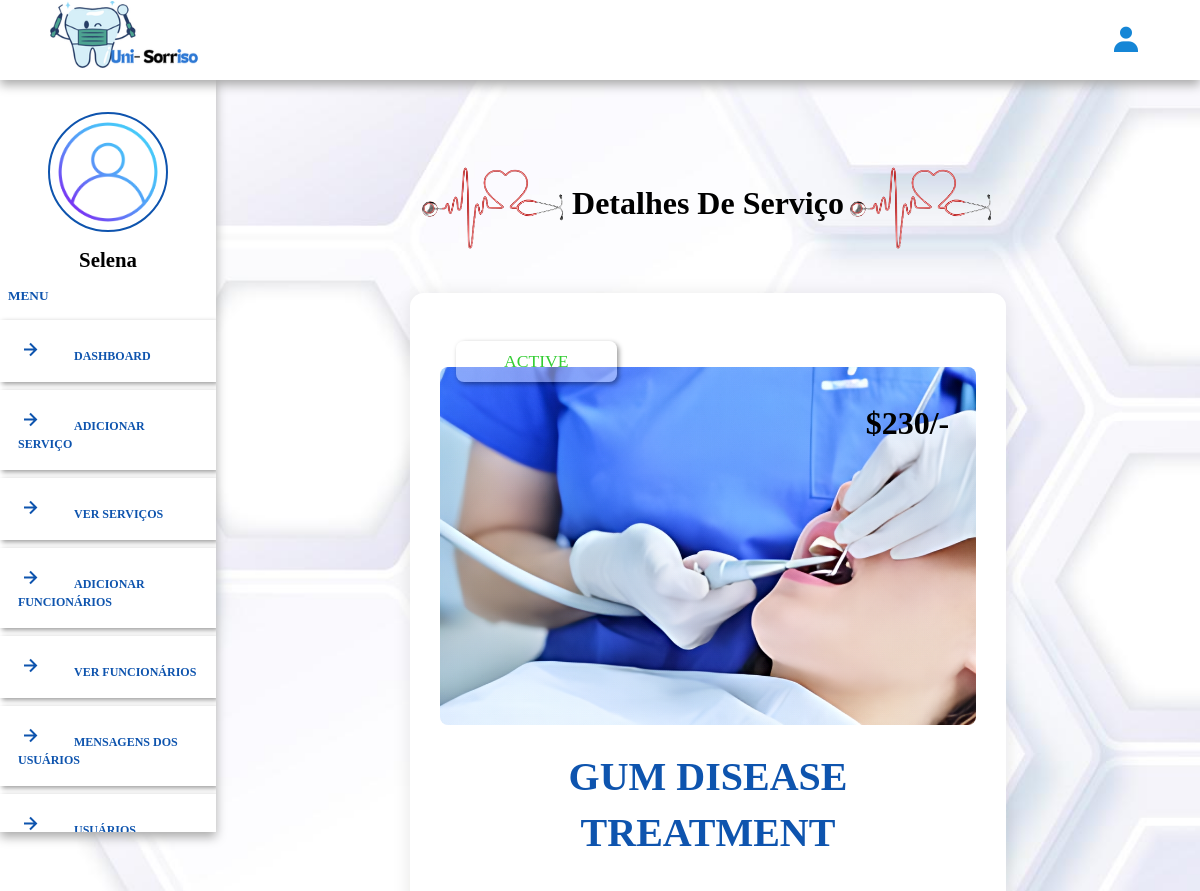
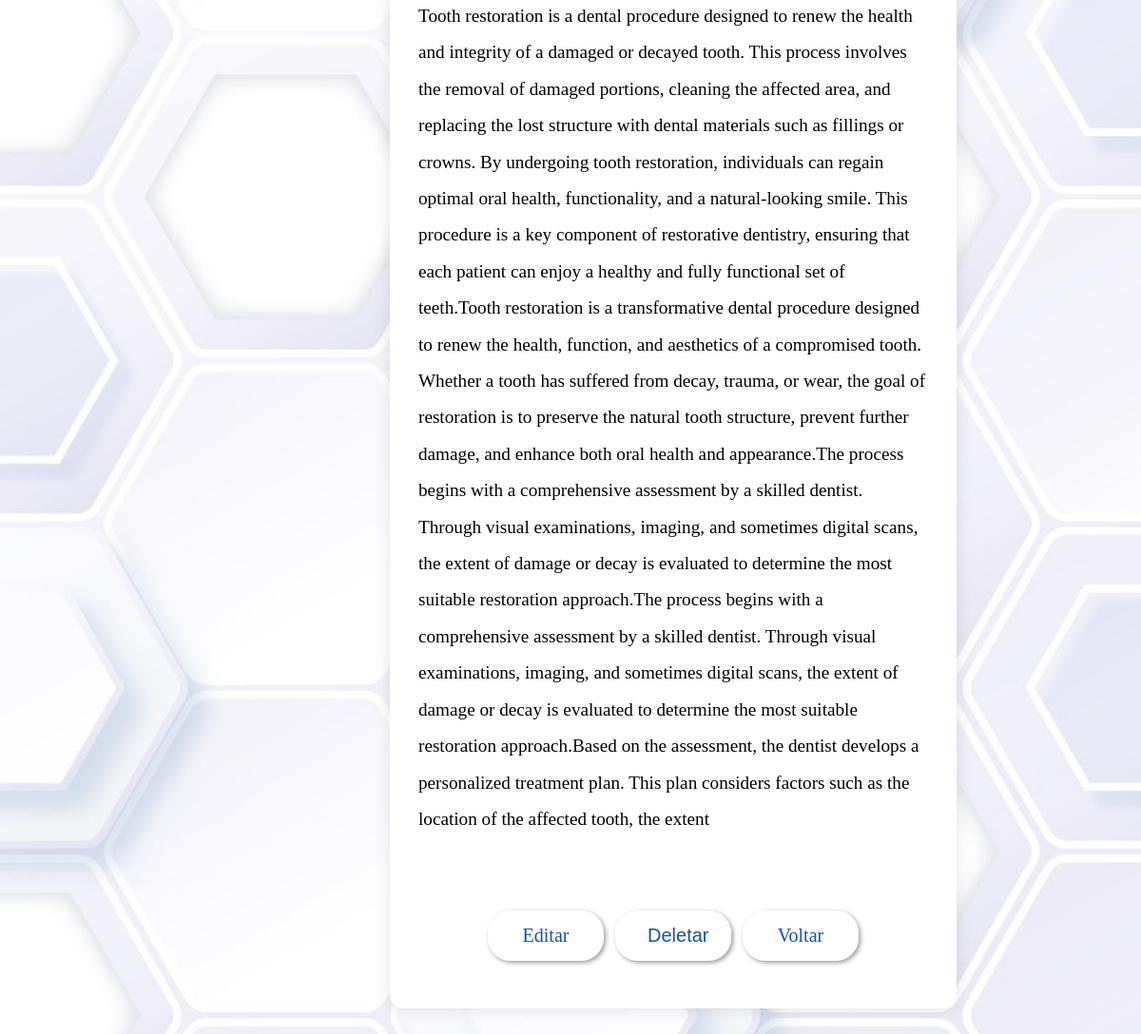
Page /admin/read_service.php?post_id=ZFLjLL91hwAfAGQN1Fcs (signed in) on the committed database (2 pictures, top to bottom).
### tables this page shows
CREATE TABLE `services` (
  `id` varchar(255) NOT NULL,
  `name` varchar(255) NOT NULL,
  `price` varchar(255) NOT NULL,
  `image` varchar(255) NOT NULL,
  `service_detail` varchar(1500) NOT NULL,
  `status` varchar(100) NOT NULL
);

### admin/read_service.php (the view, shortened to what this page needs)
<?php
    include_once('../componentes/conect.php');
    $admin_id = $_COOKIE['admin_id'] ?? '';
    $get_id = $_GET['post_id'];
?>
<!doctype html>
<html lang="pt-br">
    <head>
        <link rel="stylesheet" href="https://cdnjs.cloudflare.com/ajax/libs/font-awesome/6.4.0/css/all.min.css">
        <link rel="stylesheet" href="https://cdn.jsdelivr.net/npm/boxicons@latest/css/boxicons.min.css">
        <link rel="stylesheet" type="text/css" href="../css/admi_style.css?v=<?php echo time(); ?>">
    </head>
    <body style="padding-left:0;">
        <div class="main-container">
            <?php include_once('../admin/admin_header.php'); ?>
            <section class="read-container">
                <div class="heading">
                    <h1><img src="../images/separator.png">Detalhes de Serviço<img src="../images/separator.png"></h1>
                </div>
                <div class="box-container">
                    <?php
                        $select_service  = $conn->prepare("SELECT * FROM `services` WHERE id = ?");
                        $select_service->execute([$get_id]);
                        if($select_service->rowCount() > 0){
                            while($fetch_services = $select_service->fetch(PDO::FETCH_ASSOC)){
                    ?>
                    <form action ="" method="post" class="box">
                        <div class="status" style="color: <?= ($fetch_services['status'] == 'active') ? 'limegreen' : 'red'; ?>;">
                    <?= htmlspecialchars($fetch_services['status']) ?>
                            </div>
                            <?php if (!empty($fetch_services['image'])) { ?>
                                <img src="../uploaded_files/services/<?= htmlspecialchars($fetch_services['image']) ?>" class="image">
                            <?php } ?>
                            <p class="price">$<?= htmlspecialchars($fetch_services['price']) ?>/-</p>
                            <div class ="name"><?= htmlspecialchars($fetch_services['name']) ?></div>
                            <div class ="content"><?= htmlspecialchars($fetch_services['service_detail']) ?></div>
                            <div class="flex-btn">
                             <a href="edit_service.php?id=<?= $fetch_services['id']; ?>" class="btn">editar</a>
                            <button type="submit" name="delete" class="btn" onclick="return confirm('delete this service');">deletar</button>
                            <a href="/dentista/admin/view_services.php" class="btn">Voltar</a>
                            </div>
                    </form>
                    <?php
                            }
                        }
                    ?>
                </div>
            </section>
        </div>
    </body>
</html>

### admin/admin_header.php (shortened to what this page needs)
<header>
  <div class="logoo">
    <img src="../images/beng.png" width="150">
  </div>
  <div class="right">
    <div class="bx bxs-user" id="user-btn"></div>
  </div>
</header>
<div class="side-container">
  <div class="sidebar">
    <?php
    if (!empty($admin_id)) {
        $select_admin = $conn->prepare("SELECT * FROM `admin` WHERE id = ?");
        $select_admin->execute([$admin_id]);
        if ($select_admin->rowCount() > 0) {
            $fetch_profile = $select_admin->fetch(PDO::FETCH_ASSOC);
            echo '<div class="profile">';
            echo '<img src="../uploaded_files/perfil.png" width="150" alt="Foto de perfil" class="logo-img">';
            echo '<p class="admin-name" style="margin-top:1rem;">' . htmlspecialchars($fetch_profile['name']) . '</p>';
            echo '</div>';
        } else {
            echo '<p>Admin não encontrado!</p>';
        }
    } else {
        echo '<p>ID do admin está vazio!</p>';
    }
    ?>
    <h5>Menu</h5>
    <ul>
      <li><a href="dashboard.php"><i class="bx bx-right-arrow-alt"></i>Dashboard</a></li>
      <li><a href="add_service.php"><i class="bx bx-right-arrow-alt"></i>Adicionar Serviço</a></li>
      <li><a href="view_services.php"><i class="bx bx-right-arrow-alt"></i>Ver Serviços</a></li>
      <li><a href="add_employee.php"><i class="bx bx-right-arrow-alt"></i>Adicionar Funcionários</a></li>
      <li><a href="view_employee.php"><i class="bx bx-right-arrow-alt"></i>Ver Funcionários</a></li>
      <li><a href="admin_message.php"><i class="bx bx-right-arrow-alt"></i>Mensagens dos usuários</a></li>
       <li><a href="user_account.php"><i class="bx bx-right-arrow-alt"></i>Usuários</a></li>
    </ul>
  </div>
</div>

### rows in the picture
services: status "ACTIVE", image (picture), price "230", name "GUM DISEASE TREATMENT", service_detail "Tooth restoration is a dental procedure designed to renew the health and integrity of a damaged or decayed tooth. This process involves the removal of damaged portions, cleaning the affected area, and replacing the lost structure with dental materials such as fillings or crowns. By undergoing tooth restoration, individuals can regain optimal oral health, functionality, and a natural-looking smile. This procedure is a key component of restorative dentistry, ensuring that each patient can enjoy a healthy and fully functional set of teeth.Tooth restoration is a transformative dental procedure designed to renew the health, function, and aesthetics of a compromised tooth. Whether a tooth has…"

### other values in the picture
$fetch_profile['name'] "Selena"
